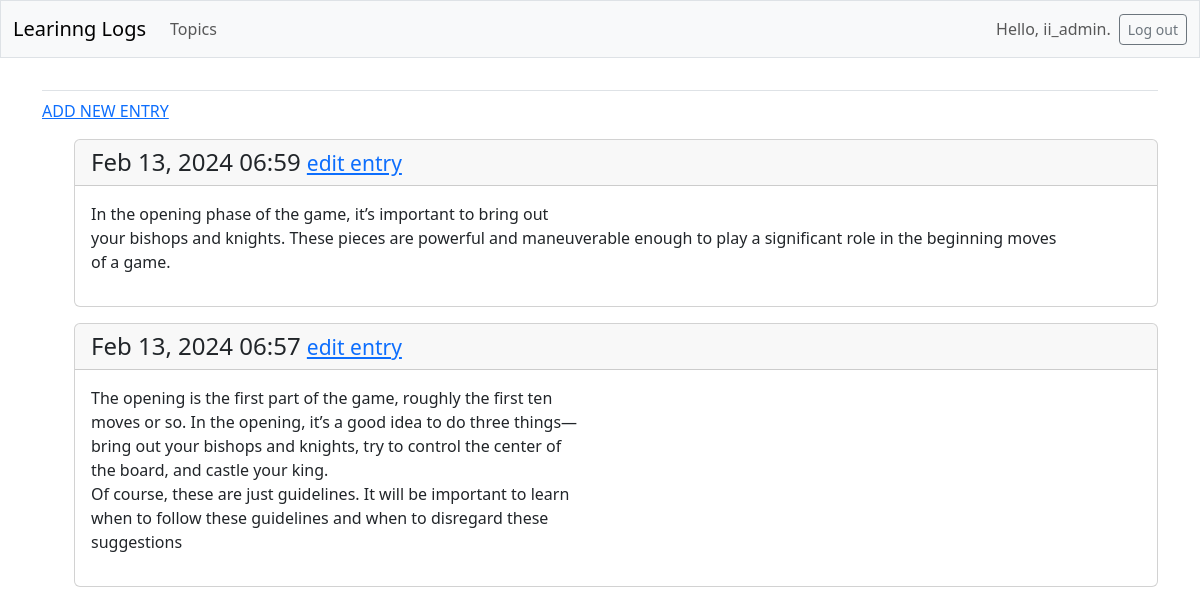
The page /topics/1/ (signed in) on the database its author committed.
### learning_logs/models.py (models this page shows, shortened)
class Entry(models.Model):
    topic = models.ForeignKey(Topic, on_delete=models.CASCADE)
    text = models.TextField()
    date = models.DateTimeField(auto_now_add=True)
    class Meta:
        verbose_name_plural = "entries"

### learning_logs/views.py (the view)
# urls.py: path("topics/<int:topic_id>/", views.topic, name="topic"),
@login_required
def topic(request, topic_id):
    topic = Topic.objects.get(id=topic_id)
    entries = topic.entry_set.order_by("-date")
    context = {"topic": topic, "entries": entries}
    return render(request, "learning_logs/topic.html", context)
    if topic.owner != request.user:
        raise Http404

### learning_logs/templates/learning_logs/topic.html (shortened to what this page needs)
{% extends 'learning_logs/base.html' %}
{% block content %}
  <p>
    <a href="{% url 'learning_logs:new_entry' topic.id %}">ADD NEW ENTRY</a>
  </p>
  <ul>
    {% for entry in entries %}
    <div class="card mb-3">
     <h4 class="card-header">
      {{ entry.date|date:'M d, Y H:i' }}
     <small><a href="{% url 'learning_logs:edit_entry' entry.id %}">
      edit entry</a></small>
      </h4>
      <div class="card-body">{{ entry.text|linebreaks }}</div>
      </div>
    {% empty %}
     <p>There are no entries for this topic yet.</p>
      {% endfor %}
{% endblock content %}

### learning_logs/templates/learning_logs/base.html (shortened to what this page needs)
<!DOCTYPE html>
<html lang="en">
  <head>
    {% load django_bootstrap5 %}
    {% bootstrap_css %}
  </head>
  <body>
    <nav class="navbar navbar-expand-md navbar-light bg-light mb-4 border">
      <div class="container-fluid">
        <a class="navbar-brand" href="{% url 'learning_logs:index' %}">Learinng Logs</a>
      <div class="collapse navbar-collapse" id="navbarCollapse">
        <ul class="navbar-nav me-auto mb-2 mb-md-0">
          <li class="nav-item">
            <a class="nav-link" href="{% url 'learning_logs:topics' %}">Topics</a>
          </li>
        </ul>
        <ul class="navbar-nav ms-auto mb-2 mb-md-0">
          {% if user.is_authenticated %}
            <li class="nav-item">
                <span class="navbar-text me-2">Hello, {{ user.username }}.</span>
            </li>
            {% endif %}
        </ul>
        {% if user.is_authenticated %}
          <form action="{% url 'accounts:logout' %}" method="post">
            <button name="submit" class="btn btn-outline-secondary btn-sm">Log out</button>
          </form>
        {% endif %}
      </div>
      </div>
    </nav>
    <main class="container">
      <div class="pb-2 mb-2 border-bottom">
      </div>
      <div>
    {% block content %}{% endblock content %}
      </div>
    </main>
  </body>
</html>

### rows shown on the page
Entry: date "Feb 13, 2024 06:59", text "In the opening phase of the game, it’s important to bring out your bishops and knights. These pieces are powerful and maneuverable enough to play a significant role in the beginning moves of a game."
Entry: date "Feb 13, 2024 06:57", text "The opening is the first part of the game, roughly the first ten moves or so. In the opening, it’s a good idea to do three things— bring out your bishops and knights, try to control the center of the board, and castle your king. Of course, these are just guidelines. It will be important to learn when to follow these guidelines and when to disregard these suggestions"

### other values the page prints
{{ user.username }} "ii_admin"
